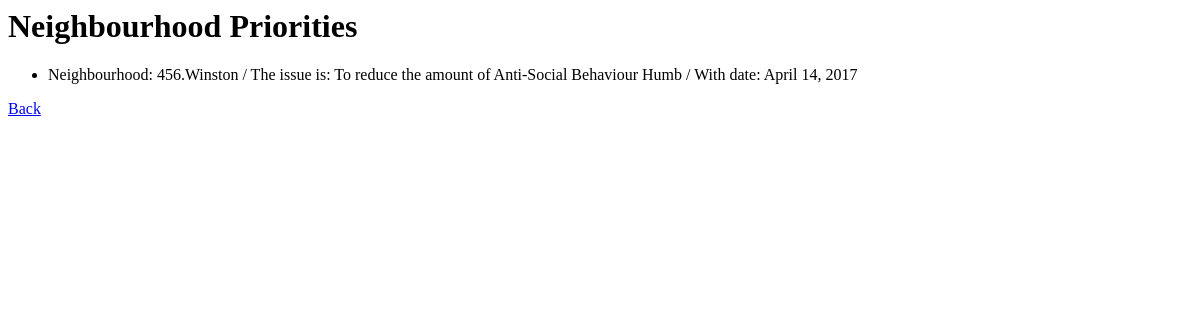
Before: /neighbourhoodpriorities/ with the older database file.
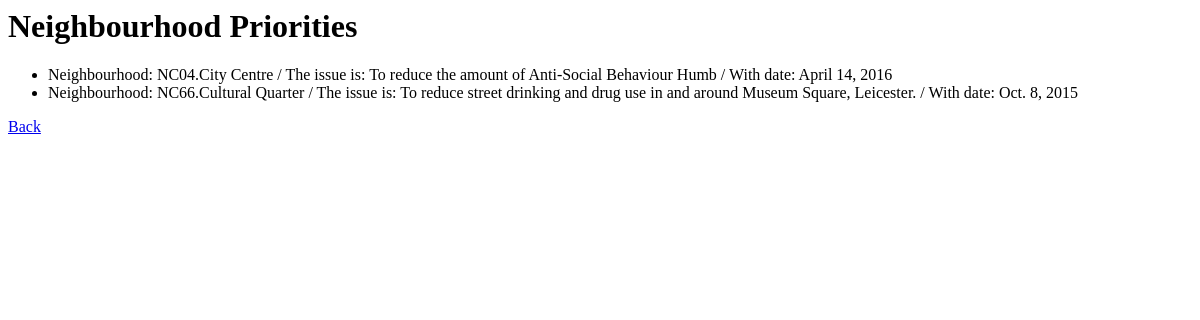
After: the same page with the newer database file.
### ukPolice/models.py (models this page shows, shortened)
class NeighbourhoodPriority(models.Model):
    action = models.TextField(max_length=400,blank=True,null=True)
    action_date = models.DateField(default=date.today,blank=True,null=True)
    issue = models.TextField(max_length=400)
    issue_date = models.DateField(default=date.today)
    neighbourhood = models.ForeignKey(Neighbourhood)

class Neighbourhood(models.Model):
    n_id = models.TextField(max_length=40)
    n_name = models.TextField(max_length=50)
    def __unicode__(self):
        return self.n_id+"."+self.n_name

### ukPolice/views.py (the view)
# urls.py: url(r'^neighbourhoodpriorities/', neighbourhoodpriorities, name="neighbourhoodpriorities"),
def neighbourhoodpriorities(request):
    np = NeighbourhoodPriority.objects.all()
    return render_to_response('neighbourhoodpriorities.html', {
        'np': np
    })

### ukPolice/templates/neighbourhoodpriorities.html
<h1>Neighbourhood Priorities</h1>
{% if np %}
<ul>{% for n in np %}
<li>Neighbourhood: {{ n.neighbourhood}} / The issue is: {{ n.issue}} / With date:
{{ n.issue_date}}</li>
{% endfor %}
</ul>
{% else %}
<h4> There isn't any Neighbourhood Priority</h4>
{% endif %}
<a href="{% url 'home' %}">Back</a>

Changed rows visible on the page:
changed NeighbourhoodPriority "To reduce the amount of Anti-Social Behaviour Humb": neighbourhood "456.Winston" → "NC04.City Centre"; issue_date "April 14, 2017" → "April 14, 2016"
added NeighbourhoodPriority: neighbourhood "NC66.Cultural Quarter", issue "To reduce street drinking and drug use in and around Museum Square, Leicester.", issue_date "Oct. 8, 2015"
